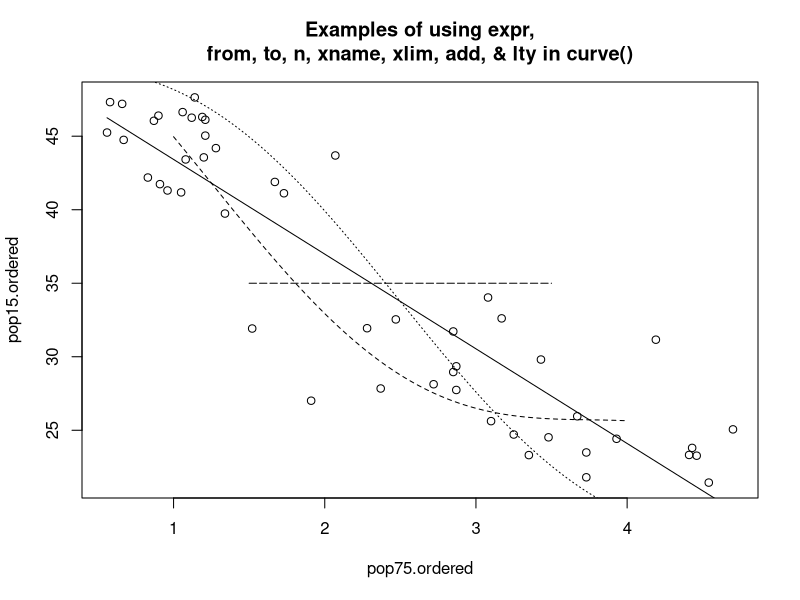

Write the R code that produced this figure.
ord = order( 
  LifeCycleSavings$pop75 
)
pop75.ordered = LifeCycleSavings$pop75[ ord ]
pop15.ordered = LifeCycleSavings$pop15[ ord ]

plot( 
  pop75.ordered, 
  pop15.ordered, 
  main="Examples of using expr,\nfrom, to, n, xname, xlim, add, & lty in curve()" 
  )
curve( 
  49.86 - 6.44*x, 
  add=TRUE  
  )
curve( 
  49.86 - 6.44*ex + 
    5*sin( ex/2.5*pi ), 
  xname="ex", 
  add=TRUE, 
  lty="dotted" 
  )
curve( 
  35*x/x, 
  from=1.5, 
  to=3.5, 
  n=2, 
  add=TRUE, 
  lty="longdash"
  )
curve( 
  49.86 - 6.44*x + 
    5*cos( x/2.5*pi ), 
  xlim=c( 1, 4 ), 
  add=TRUE, 
  lty="dashed" 
  )
